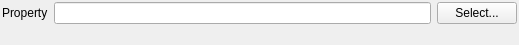
<?xml version="1.0" encoding="UTF-8"?>
<ui version="4.0">
 <class>AbstractIOFileWidget</class>
 <widget class="QFrame" name="AbstractIOFileWidget">
  <property name="geometry">
   <rect>
    <x>0</x>
    <y>0</y>
    <width>519</width>
    <height>45</height>
   </rect>
  </property>
  <layout class="QGridLayout" name="gridLayout">
   <property name="leftMargin">
    <number>2</number>
   </property>
   <property name="topMargin">
    <number>2</number>
   </property>
   <property name="rightMargin">
    <number>2</number>
   </property>
   <property name="bottomMargin">
    <number>2</number>
   </property>
   <property name="verticalSpacing">
    <number>2</number>
   </property>
   <item row="0" column="0">
    <widget class="QLabel" name="label">
     <property name="text">
      <string>Property</string>
     </property>
    </widget>
   </item>
   <item row="0" column="2">
    <widget class="QPushButton" name="selectBtn">
     <property name="text">
      <string>Select...</string>
     </property>
    </widget>
   </item>
   <item row="0" column="1">
    <widget class="QtSLineEdit" name="m_LineEdit">
     <property name="text">
      <string/>
     </property>
    </widget>
   </item>
   <item row="1" column="1">
    <widget class="SVSmallLabel" name="absPathLabel">
     <property name="font">
      <font>
       <italic>false</italic>
      </font>
     </property>
     <property name="text">
      <string/>
     </property>
     <property name="wordWrap">
      <bool>true</bool>
     </property>
     <property name="textInteractionFlags">
      <set>Qt::LinksAccessibleByMouse|Qt::TextSelectableByKeyboard|Qt::TextSelectableByMouse</set>
     </property>
    </widget>
   </item>
  </layout>
 </widget>
 <customwidgets>
  <customwidget>
   <class>QtSLineEdit</class>
   <extends>QLineEdit</extends>
   <header location="global">QtSLineEdit.h</header>
  </customwidget>
  <customwidget>
   <class>SVSmallLabel</class>
   <extends>QLabel</extends>
   <header location="global">SVControlWidgets.h</header>
  </customwidget>
 </customwidgets>
 <resources>
  <include location="../../icons/images/Icons.qrc"/>
 </resources>
 <connections/>
</ui>
